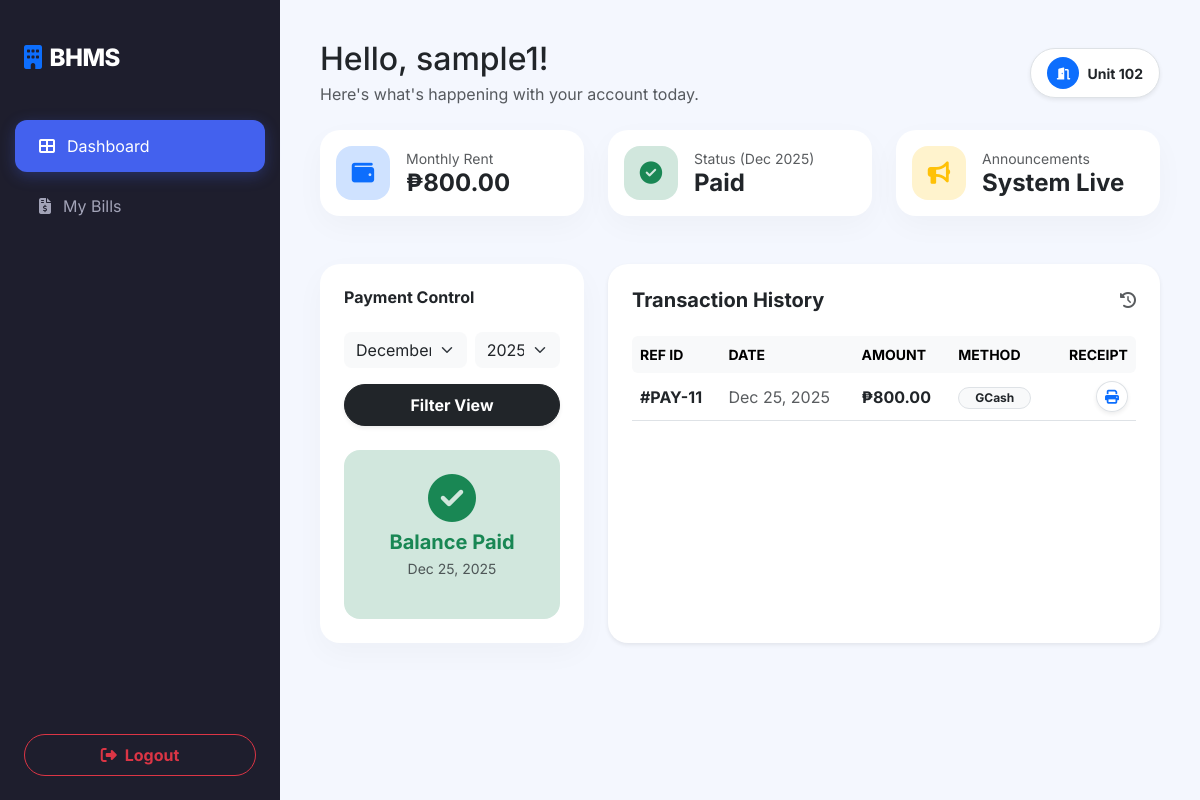
The app's page /dashboard/tenants_dashboard.php (signed in) with its own data.
### tables this page shows
CREATE TABLE `tenants` (
  `tenant_id` int(11) NOT NULL,
  `name` varchar(100) DEFAULT NULL,
  `email` varchar(100) NOT NULL,
  `password` varchar(255) NOT NULL,
  `phone` varchar(20) DEFAULT NULL,
  `room_id` int(11) DEFAULT NULL,
  `time_in` datetime DEFAULT NULL,
  `time_out` datetime DEFAULT NULL
);

CREATE TABLE `rooms` (
  `room_id` int(11) NOT NULL,
  `room_number` varchar(10) DEFAULT NULL,
  `price` decimal(10,2) DEFAULT NULL,
  `status` varchar(20) DEFAULT NULL
);

CREATE TABLE `payments` (
  `payment_id` int(11) NOT NULL,
  `tenant_id` int(11) DEFAULT NULL,
  `amount` decimal(10,2) DEFAULT NULL,
  `payment_method` varchar(50) DEFAULT 'Cash',
  `payment_date` date DEFAULT NULL
);

### dashboard/tenants_dashboard.php (the view, shortened to what this page needs)
<?php
include("../config/db.php");
$tenant_id = $_SESSION['tenant_id'];
$currentMonth = isset($_GET['month']) ? $_GET['month'] : date('m');
$currentYear = isset($_GET['year']) ? $_GET['year'] : date('Y');
$query = "SELECT t.*, r.room_number, r.price, r.status
          FROM tenants t
          LEFT JOIN rooms r ON t.room_id = r.room_id
          WHERE t.tenant_id = '$tenant_id'";
$tenant_data = mysqli_fetch_assoc(mysqli_query($conn, $query));
$pay_query = "SELECT * FROM payments
              WHERE tenant_id = '$tenant_id'
              AND MONTH(payment_date) = '$currentMonth'
              AND YEAR(payment_date) = '$currentYear'";
$payment_record = mysqli_fetch_assoc(mysqli_query($conn, $pay_query));
$is_paid = !empty($payment_record);
$history_query = "SELECT * FROM payments WHERE tenant_id = '$tenant_id' ORDER BY payment_date DESC";
$history_res = mysqli_query($conn, $history_query);
?>
<!DOCTYPE html>
<html lang="en">
<head>
    <link href="https://cdn.jsdelivr.net/npm/bootstrap@5.3.0/dist/css/bootstrap.min.css" rel="stylesheet">
    <link rel="stylesheet" href="https://cdnjs.cloudflare.com/ajax/libs/font-awesome/6.4.0/css/all.min.css">
</head>
<body>
    <div class="wrapper">
        <nav id="sidebar">
            <div class="sidebar-header d-flex align-items-center justify-content-between">
                <span><i class="fas fa-building me-2 text-primary"></i>BHMS</span>
            </div>
            <ul class="nav flex-column flex-grow-1">
                <li class="nav-item">
                    <a href="#" class="nav-link active">
                        <i class="fas fa-th-large"></i> <span>Dashboard</span>
                    </a>
                </li>
                <li class="nav-item">
                    <a href="../payments/tenants_bills.php" class="nav-link">
                        <i class="fas fa-file-invoice-dollar"></i> <span>My Bills</span>
                    </a>
                </li>
            </ul>
            <div class="p-4">
                <button type="button" class="btn btn-outline-danger w-100 rounded-pill py-2 small fw-bold" data-bs-toggle="modal" data-bs-target="#logoutModal">
                    <i class="fas fa-sign-out-alt me-2"></i>Logout
                </button>
            </div>
        </nav>
        <div id="content">
            <div class="row align-items-center mb-4 g-3">
                <div class="col-md-7">
                    <h2 class="fw-800 mb-1">Hello, <?php echo explode(' ', $tenant_data['name'])[0]; ?>!</h2>
                    <p class="text-muted mb-0">Here's what's happening with your account today.</p>
                </div>
                <div class="col-md-5 text-md-end">
                    <div class="d-inline-flex align-items-center bg-white p-2 px-3 rounded-pill shadow-sm border">
                        <div class="bg-primary text-white rounded-circle me-2 d-flex align-items-center justify-content-center" style="width:32px; height:32px;">
                            <i class="fas fa-door-open fa-xs"></i>
                        </div>
                        <span class="fw-bold small"><?php echo !empty($tenant_data['room_id']) ? "Unit " . $tenant_data['room_number'] : "No Unit Assigned"; ?></span>
                    </div>
                </div>
            </div>
            <div class="row g-4 mb-5">
                <div class="col-md-4">
                    <div class="card tenant-card p-3">
                        <div class="d-flex align-items-center">
                            <div class="stat-icon bg-primary-subtle text-primary me-3"><i class="fas fa-wallet"></i></div>
                            <div>
                                <small class="text-muted d-block fw-600">Monthly Rent</small>
                                <span class="fw-bold h4 mb-0">₱<?php echo number_format($tenant_data['price'] ?? 0, 2); ?></span>
                            </div>
                        </div>
                    </div>
                </div>
                <div class="col-md-4">
                    <div class="card tenant-card p-3">
                        <div class="d-flex align-items-center">
                            <div class="stat-icon <?php echo $is_paid ? 'bg-success-subtle text-success' : 'bg-danger-subtle text-danger'; ?> me-3">
                                <i class="fas <?php echo $is_paid ? 'fa-check-circle' : 'fa-clock'; ?>"></i>
                            </div>
                            <div>
                                <small class="text-muted d-block fw-600">Status (<?php echo date('M Y'); ?>)</small>
                                <span class="fw-bold h4 mb-0"><?php echo $is_paid ? 'Paid' : 'Unpaid'; ?></span>
                            </div>
                        </div>
                    </div>
                </div>
                <div class="col-md-4">
                    <div class="card tenant-card p-3">
                        <div class="d-flex align-items-center">
                            <div class="stat-icon bg-warning-subtle text-warning me-3"><i class="fas fa-bullhorn"></i></div>
                            <div>
                                <small class="text-muted d-block fw-600">Announcements</small>
                                <span class="fw-bold h4 mb-0">System Live</span>
                            </div>
                        </div>
                    </div>
                </div>
            </div>
            <div class="row g-4">
                <div class="col-lg-4">
                    <div class="card tenant-card p-4 h-100">
                        <h6 class="fw-bold mb-4">Payment Control</h6>
                        <form method="GET" class="mb-4">
                            <div class="row g-2">
                                <div class="col-7">
                                    <select name="month" class="form-select border-0 bg-light rounded-3">
                                        <?php for ($m = 1; $m <= 12; $m++): ?>
                                            <option value="<?php echo $m; ?>" <?php if ($currentMonth == $m) echo 'selected'; ?>>
                                                <?php echo date('F', mktime(0, 0, 0, $m, 1)); ?>
                                            </option>
                                        <?php endfor; ?>
                                    </select>
                                </div>
                                <div class="col-5">
                                    <select name="year" class="form-select border-0 bg-light rounded-3">
                                        <?php $yNow = date('Y'); for($y=$yNow; $y<=$yNow+5; $y++): ?>
                                            <option value="<?php echo $y; ?>" <?php if ($currentYear == $y) echo 'selected'; ?>><?php echo $y; ?></option>
                                        <?php endfor; ?>
                                    </select>
                                </div>
                            </div>
                            <button type="submit" class="btn btn-dark w-100 mt-3 rounded-pill py-2 fw-bold shadow-sm">Filter View</button>
                        </form>
                        <div class="text-center p-4 rounded-4 <?php echo $is_paid ? 'bg-success-subtle' : 'bg-danger-subtle'; ?>">
                            <?php if ($is_paid): ?>
                                <div class="text-success mb-2"><i class="fas fa-check-circle fa-3x"></i></div>
                                <h5 class="fw-bold text-success mb-0">Balance Paid</h5>
                                <p class="text-muted small mt-1"><?php echo date('M d, Y', strtotime($payment_record['payment_date'])); ?></p>
                            <?php endif; ?>
                        </div>
                    </div>
                </div>
                <div class="col-lg-8">
                    <div class="card tenant-card p-4 shadow-sm h-100">
                        <div class="d-flex justify-content-between align-items-center mb-4">
                            <h5 class="fw-bold mb-0">Transaction History</h5>
                            <i class="fas fa-history text-muted"></i>
                        </div>
                        <div class="table-responsive">
                            <table class="table table-hover align-middle">
                                <thead class="table-light border-0">
                                    <tr class="small text-uppercase text-muted">
                                        <th class="border-0 rounded-start">Ref ID</th>
                                        <th class="border-0">Date</th>
                                        <th class="border-0">Amount</th>
                                        <th class="border-0">Method</th>
                                        <th class="border-0 text-end rounded-end">Receipt</th>
                                    </tr>
                                </thead>
                                <tbody>
                                    <?php if (mysqli_num_rows($history_res) > 0): ?>
                                        <?php while ($row = mysqli_fetch_assoc($history_res)): ?>
                                            <tr>
                                                <td class="fw-bold">#PAY-<?php echo $row['payment_id']; ?></td>
                                                <td class="text-muted"><?php echo date('M d, Y', strtotime($row['payment_date'])); ?></td>
                                                <td class="fw-bold text-dark">₱<?php echo number_format($row['amount'], 2); ?></td>
                                                <td><span class="badge rounded-pill bg-light text-dark border px-3"><?php echo $row['payment_method'] ?? 'Online'; ?></span></td>
                                                <td class="text-end">
                                                    <a href="../payments/tenants_reciept.php?id=<?php echo $row['payment_id']; ?>" target="_blank" class="btn btn-sm btn-white border shadow-sm rounded-circle">
                                                        <i class="fas fa-print text-primary"></i>
                                                    </a>
                                                </td>
                                            </tr>
                                        <?php endwhile; ?>
                                    <?php else: ?>
                                        <tr><td colspan="5" class="text-center py-5 text-muted">No transactions recorded yet.</td></tr>
                                    <?php endif; ?>
                                </tbody>
                            </table>
                        </div>
                    </div>
                </div>
            </div>
        </div>
    </div>
</body>
</html>

### dashboard/tenants_dashboard.php (style rules this page uses)
:root { --sidebar-width: 280px; --primary-color: #4361ee; --sidebar-bg: #1e1e2d; --bg-light: #f4f7fe; }
body { background-color: var(--bg-light); font-family: 'Inter', sans-serif; overflow-x: hidden; }
.wrapper { display: flex; min-height: 100vh; }
#sidebar { width: var(--sidebar-width); background: var(--sidebar-bg); position: fixed; height: 100vh; transition: all 0.3s cubic-bezier(0.4, 0, 0.2, 1); z-index: 1050; display: flex; flex-direction: column; }
#sidebar .sidebar-header { padding: 2.5rem 1.5rem; color: white; font-weight: 800; font-size: 1.5rem; letter-spacing: -0.5px; }
.nav-link { color: #a2a3b7; padding: 14px 24px; margin: 4px 15px; border-radius: 12px; display: flex; align-items: center; gap: 12px; transition: 0.3s; text-decoration: none; }
.nav-link.active { color: white; background: var(--primary-color); box-shadow: 0 4px 15px rgba(67, 97, 238, 0.3); }
#content { flex: 1; margin-left: var(--sidebar-width); padding: 2.5rem; transition: all 0.3s; }
.tenant-card { border: none; border-radius: 20px; background: #ffffff; box-shadow: 0 10px 30px rgba(0, 0, 0, 0.03); transition: transform 0.3s ease; }
.stat-icon { width: 54px; height: 54px; border-radius: 16px; display: flex; align-items: center; justify-content: center; font-size: 1.4rem; }

### records on screen
tenants: name "sample1", room.room_number "102", room.price "800.00"
payments: payment_date "Dec 25, 2025", payment_id "11", amount "800.00", payment_method "GCash"

### other values on screen
form field month "December"
form field year "2025"
